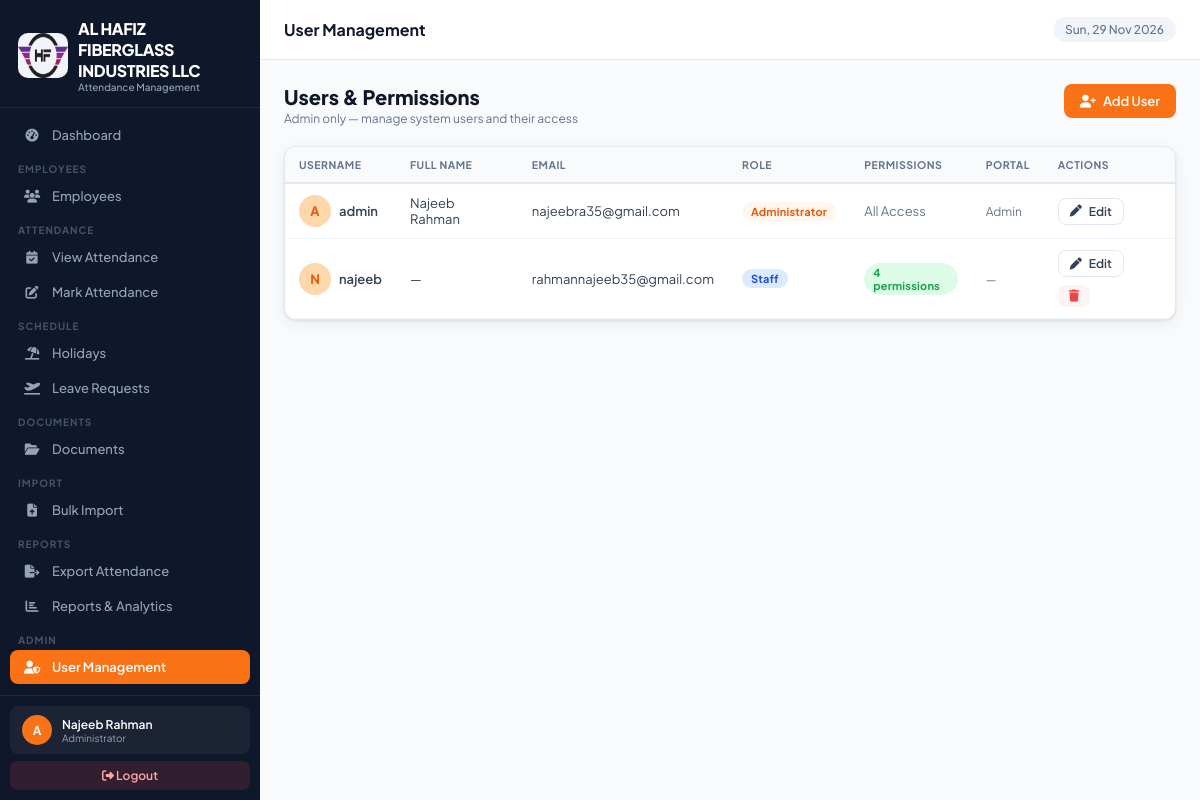
/users/ (signed in), run on the app's committed database.
### attendance_app/models.py (models this page shows, shortened)
class CompanySettings(models.Model):
    company_name    = models.CharField(max_length=200, default='Your Company Name')
    company_address = models.TextField(default='Your Address, Dubai, UAE')
    company_phone   = models.CharField(max_length=50, blank=True, default='')
    company_email   = models.EmailField(blank=True, default='')
    company_website = models.URLField(blank=True, default='')
    company_trn     = models.CharField(max_length=50, blank=True, default='', verbose_name='TRN / Tax No.')
    logo            = models.ImageField(upload_to='company/', blank=True, null=True)
    default_in_time  = models.TimeField(default=datetime.time(7, 0))
    default_out_time = models.TimeField(default=datetime.time(17, 0))
    work_days        = models.CharField(
        max_length=20, default='Mon-Sat',
        help_text='e.g. Mon-Sat, Mon-Fri'
    )
    weekend_day      = models.CharField(
        max_length=20, default='Sunday',
        choices=[('Sunday','Sunday'),('Friday','Friday'),('Saturday','Saturday'),('Friday-Saturday','Fri & Sat')],
    )
    timezone_name    = models.CharField(max_length=60, default='Asia/Dubai')
    date_format      = models.CharField(
        max_length=20, default='d-m-Y',
        choices=[('d-m-Y','DD-MM-YYYY'),('m/d/Y','MM/DD/YYYY'),('Y-m-d','YYYY-MM-DD')],
    )
    updated_at       = models.DateTimeField(auto_now=True)
    class Meta:
        verbose_name = 'Company Settings'
    @classmethod
    def get_settings(cls):
        obj, _ = cls.objects.get_or_create(pk=1)
        return obj

class UserPermission(models.Model):
    PERMISSION_CHOICES = [
        ('dashboard_view', 'View Dashboard'),
        ('employee_view', 'View Employee List'),
        ('employee_detail', 'View Employee Detail'),
        ('employee_add', 'Add Employee'),
        ('employee_edit', 'Edit Employee'),
        ('employee_delete', 'Delete Employee'),
        ('attendance_view', 'View Attendance'),
        ('attendance_add', 'Mark Attendance'),
        ('attendance_edit', 'Edit Attendance'),
        ('holiday_view', 'View Holidays'),
        ('holiday_add', 'Add Holiday'),
        ('holiday_edit', 'Edit Holiday'),
        ('leave_view', 'View Leave Requests'),
        ('leave_manage', 'Manage Leave Requests'),
        ('export_view', 'Export Attendance'),
        ('activity_view', 'View Activity Log'),
        ('user_manage', 'Manage Users (Admin)'),
    ]
    user = models.OneToOneField(User, on_delete=models.CASCADE, related_name='custom_permissions')
    permissions = models.JSONField(default=list)

### attendance_app/views.py (the view)
# urls.py: path('users/', views.user_list, name='user_list'),
@login_required
def user_list(request):
    if not request.user.is_superuser and not has_perm(request.user, 'user_manage'):
        messages.error(request, 'Access denied.')
        return redirect('dashboard')
    users = User.objects.all().select_related('custom_permissions')
    return render(request, 'attendance_app/user_list.html', {'users': users})

### attendance_app/context_processors.py (called while the page is built)
def company_settings(request):
    return {
        'company': CompanySettings.get_settings()
    }

def user_permissions(request):
    if request.user.is_authenticated:
        if request.user.is_superuser:
            perms = [p[0] for p in UserPermission.PERMISSION_CHOICES]
        else:
            try:
                up = UserPermission.objects.get(user=request.user)
                perms = up.permissions
            except UserPermission.DoesNotExist:
                perms = []
        is_portal_user = False
        try:
            if request.user.employee_profile:
                is_portal_user = True
        except Exception:
            pass
        return {
            'user_perms': perms,
            'is_admin': request.user.is_superuser,
            'is_portal_user': is_portal_user,
        }
    return {'user_perms': [], 'is_admin': False, 'is_portal_user': False}

### attendance_app/templates/attendance_app/user_list.html (shortened to what this page needs)
{% extends 'attendance_app/base.html' %}
{% block page_title %}User Management{% endblock %}
{% block content %}
<div class="page-header">
  <div>
    <div class="page-header-title">Users & Permissions</div>
    <div class="page-header-sub">Admin only — manage system users and their access</div>
  </div>
  <a href="{% url 'user_add' %}" class="btn btn-primary"><i class="fas fa-user-plus"></i> Add User</a>
</div>
<div class="card">
  <div class="table-wrap">
    {% if users %}
    <table class="data-table">
      <thead>
        <tr>
          <th>Username</th>
          <th>Full Name</th>
          <th>Email</th>
          <th>Role</th>
          <th>Permissions</th>
          <th>Portal</th>
          <th>Actions</th>
        </tr>
      </thead>
      <tbody>
        {% for u in users %}
        <tr>
          <td>
            <div style="display:flex;align-items:center;gap:8px">
              <div style="width:32px;height:32px;border-radius:50%;background:var(--orange-light);display:flex;align-items:center;justify-content:center;font-weight:700;color:var(--orange-dark)">{{ u.username|first|upper }}</div>
              <span style="font-weight:600">{{ u.username }}</span>
            </div>
          </td>
          <td>{{ u.get_full_name|default:"—" }}</td>
          <td>{{ u.email|default:"—" }}</td>
          <td>
            {% if u.is_superuser %}
            <span class="badge badge-orange">Administrator</span>
            {% else %}
            <span class="badge badge-blue">Staff</span>
            {% endif %}
          </td>
          <td>
            {% if u.is_superuser %}
            <span class="text-muted">All Access</span>
            {% else %}
              {% with perms=u.custom_permissions %}
                {% if perms %}
                  <span class="badge badge-green">{{ perms.permissions|length }} permissions</span>
                {% else %}
                  <span class="badge badge-red">No permissions</span>
                {% endif %}
              {% endwith %}
            {% endif %}
          </td>
          <td>
            {% for emp in u.employee_profile_set.all %}
              <span class="badge badge-green" style="font-size:11px"><i class="fas fa-id-badge"></i> {{ emp.name }}</span>
            {% empty %}
              {% if u.is_superuser %}
                <span class="text-muted" style="font-size:12px">Admin</span>
              {% else %}
                <span class="text-muted" style="font-size:12px">—</span>
              {% endif %}
            {% endfor %}
          </td>
          <td>
            <div class="actions-row">
              <a href="{% url 'user_edit' u.pk %}" class="btn btn-sm btn-outline"><i class="fas fa-pen"></i> Edit</a>
              {% if u != request.user %}
              <a href="{% url 'user_delete' u.pk %}" class="btn btn-sm btn-danger" onclick="return confirm('Delete {{ u.username }}?')"><i class="fas fa-trash"></i></a>
              {% endif %}
            </div>
          </td>
        </tr>
        {% endfor %}
      </tbody>
    </table>
    {% else %}
    <div class="empty-state"><i class="fas fa-users"></i><p>No users found</p></div>
    {% endif %}
  </div>
</div>
{% endblock %}

### attendance_app/templates/attendance_app/base.html (shortened to what this page needs)
{% load static %}
{% load attendance_tags %}
<!DOCTYPE html>
<html lang="en">
<head>
<link rel="stylesheet" href="https://cdnjs.cloudflare.com/ajax/libs/font-awesome/6.5.0/css/all.min.css">
</head>
<body>
<nav class="sidebar" id="sidebar">
  <div class="sidebar-logo">
    <div class="brand">
      <div class="logo-icon"> {% if company.logo %}
<img src="{{ company.logo.url }}" class="logoimg">
{% endif %} </div>
      <div><div class="brand-name">{{ company.company_name }}</div><div class="brand-sub">Attendance Management</div></div>
    </div>
  </div>
  <div class="sidebar-nav">
    {% if 'dashboard_view' in user_perms or is_admin %}
    <a href="{% url 'dashboard' %}" class="nav-item {% if request.resolver_match.url_name == 'dashboard' %}active{% endif %}" onclick="closeSidebar()">
      <span class="nav-icon"><i class="fas fa-gauge-high"></i></span> Dashboard
    </a>
    {% endif %}
    {% if 'employee_view' in user_perms or is_admin %}
    <div class="nav-label">Employees</div>
    <a href="{% url 'employee_list' %}" class="nav-item {% if 'employee' in request.resolver_match.url_name %}active{% endif %}" onclick="closeSidebar()">
      <span class="nav-icon"><i class="fas fa-users"></i></span> Employees
    </a>
    {% endif %}
    {% if 'attendance_view' in user_perms or is_admin %}
    <div class="nav-label">Attendance</div>
    <a href="{% url 'attendance_list' %}" class="nav-item {% if request.resolver_match.url_name == 'attendance_list' %}active{% endif %}" onclick="closeSidebar()">
      <span class="nav-icon"><i class="fas fa-calendar-check"></i></span> View Attendance
    </a>
    {% endif %}
    {% if 'attendance_add' in user_perms or is_admin %}
    <a href="{% url 'attendance_mark' %}" class="nav-item {% if request.resolver_match.url_name == 'attendance_mark' %}active{% endif %}" onclick="closeSidebar()">
      <span class="nav-icon"><i class="fas fa-pen-to-square"></i></span> Mark Attendance
    </a>
    {% endif %}
    {% if 'holiday_view' in user_perms or is_admin %}
    <div class="nav-label">Schedule</div>
    <a href="{% url 'holiday_list' %}" class="nav-item {% if 'holiday' in request.resolver_match.url_name %}active{% endif %}" onclick="closeSidebar()">
      <span class="nav-icon"><i class="fas fa-umbrella-beach"></i></span> Holidays
    </a>
    {% endif %}
    {% if 'leave_view' in user_perms or is_admin %}
    <a href="{% url 'leave_list' %}" class="nav-item {% if 'leave' in request.resolver_match.url_name %}active{% endif %}" onclick="closeSidebar()">
      <span class="nav-icon"><i class="fas fa-plane-departure"></i></span> Leave Requests
    </a>
    {% endif %}
    {% if 'employee_view' in user_perms or is_admin %}
    <div class="nav-label">Documents</div>
    <a href="{% url 'document_list' %}" class="nav-item {% if 'document' in request.resolver_match.url_name or 'doctype' in request.resolver_match.url_name %}active{% endif %}" onclick="closeSidebar()">
      <span class="nav-icon"><i class="fas fa-folder-open"></i></span> Documents
    </a>
    {% endif %}
    {% if is_admin or 'employee_add' in user_perms %}
    <div class="nav-label">Import</div>
    <a href="{% url 'import_hub' %}" class="nav-item {% if 'import' in request.resolver_match.url_name %}active{% endif %}" onclick="closeSidebar()">
      <span class="nav-icon"><i class="fas fa-file-arrow-up"></i></span> Bulk Import
    </a>
    {% endif %}
    {% if 'export_view' in user_perms or is_admin %}
    <div class="nav-label">Reports</div>
    <a href="{% url 'export_attendance' %}" class="nav-item {% if request.resolver_match.url_name == 'export_attendance' %}active{% endif %}" onclick="closeSidebar()">
      <span class="nav-icon"><i class="fas fa-file-export"></i></span> Export Attendance
    </a>
    <a href="{% url 'reports' %}" class="nav-item {% if 'report' in request.resolver_match.url_name %}active{% endif %}" onclick="closeSidebar()">
      <span class="nav-icon"><i class="fas fa-chart-bar"></i></span> Reports & Analytics
    </a>
    {% endif %}
    {% if is_admin or 'user_manage' in user_perms %}
    <div class="nav-label">Admin</div>
    <a href="{% url 'user_list' %}" class="nav-item {% if 'user' in request.resolver_match.url_name %}active{% endif %}" onclick="closeSidebar()">
      <span class="nav-icon"><i class="fas fa-user-shield"></i></span> User Management
    </a>
    {% endif %}
    {% if 'activity_view' in user_perms or is_admin %}
    <a href="{% url 'activity_log' %}" class="nav-item {% if request.resolver_match.url_name == 'activity_log' %}active{% endif %}" onclick="closeSidebar()">
      <span class="nav-icon"></span> Activity Log
    </a>
    {% endif %}
  </div>
  <div class="sidebar-bottom">
    <div class="user-card">
      <div class="user-avatar">{{ request.user.username|first|upper }}</div>
      <div class="user-info">
        <div class="user-name">{{ request.user.get_full_name|default:request.user.username }}</div>
        <div class="user-role">{% if request.user.is_superuser %}Administrator{% else %}Staff{% endif %}</div>
      </div>
    </div>
    <a href="{% url 'logout' %}" class="logout-btn"><i class="fas fa-sign-out-alt"></i> Logout</a>
  </div>
</nav>
<div class="main">
  <div class="topbar">
    <div class="topbar-left">
      <div class="topbar-title">{% block page_title %}Dashboard{% endblock %}</div>
    </div>
    <div class="topbar-right">
      <span class="topbar-date" id="topbar-date"></span>
    </div>
  </div>
  <div class="page-content">
    {% block content %}{% endblock %}
  </div>
</div>
</body>
</html>

### data on the page
CompanySettings: logo (picture), company_name "AL HAFIZ FIBERGLASS INDUSTRIES LLC"

### other printed values
{{ request.user.username|first|upper }} "A"
{{ request.user.get_full_name|default:request.user.username }} "Najeeb Rahman"
{{ u.username|first|upper }} "A"
{{ u.username }} "admin"
{{ u.get_full_name|default:"—" }} "Najeeb Rahman"
{{ u.email|default:"—" }} "najeebra35@gmail.com"
{{ u.username|first|upper }} "N"
{{ u.username }} "najeeb"
{{ u.get_full_name|default:"—" }} "—"
{{ u.email|default:"—" }} "rahmannajeeb35@gmail.com"
